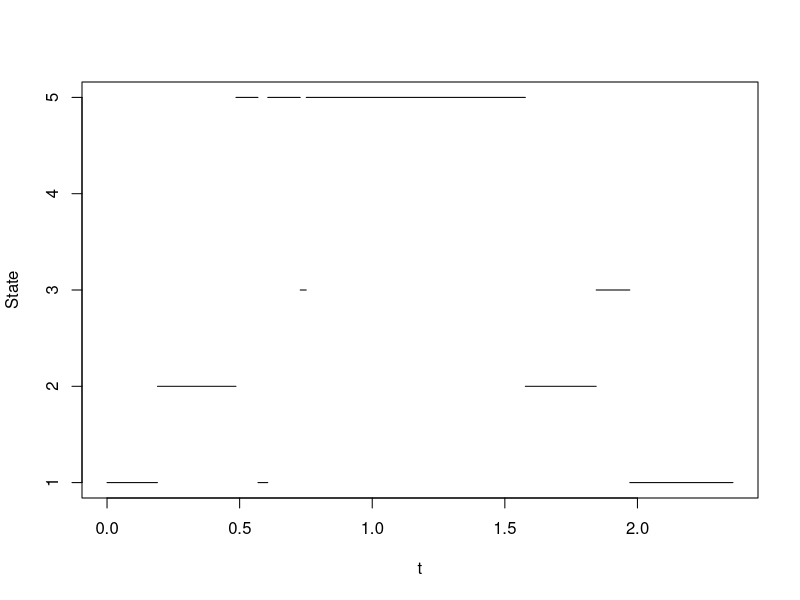

The R script that drew this image:
######################################
##
##  CTMC Coding
##
######################################


#Goal: simulate interaction chain between two ants

Ti = 10 #number of interactions
ant =3 #number of states

n = 1 + #no interactions
  choose(ant, 2) + #two way interactions
  
  choose(ant, 3)  #three way interactions

#homes for Embedded Chain and Rate Transitions

EC = rep(NA, Ti)
RT = rep(NA, Ti)

#transitions rates (not probabilities!)
alpha = matrix(1, n, n, Ti) #(1->2, 2->1)

for(i in 1:n){
  alpha[i, i] = 0
}

v= rep(NA, n) #rate for state i

for(i in 1:n){
  v[i] = sum(alpha[i, ])
}

P = matrix(NA, n, n) #transition probability matrix

for(i in 1:n){
  for(k in 1:n){
    P[i, k] = alpha[i, k] / v[i]
  }
}


#initialize EC
EC[1] = sample(1:n, 1, prob = rep(1/n, n))
RT[1] = rexp(1, rate = v[EC[1]])

for(t in 2:Ti){
  EC[t] = sample(1:n, 1, prob = P[EC[t-1],])
  RT[t] = rexp(1, rate = v[EC[t]])
}


##plot of interactions

  
  t = cumsum(RT)  
  X = EC

  plot(0,0,xlab="t",ylab="State",ylim=c(1,max(X)),xlim=c(0,max(t)),type="n")
      lines(x = c(0, t[1]), y = c(X[1], X[1]))
  
   for(i in 2:Ti){
    lines(x = c(t[i-1], t[i]), y = c(X[i], X[i]))
   }

  
##estimate alpha values
  
  m.ij = matrix(NA, n, n) #matrix of number of times chain moves from state i to state j

  
